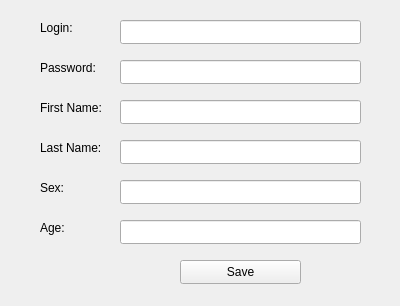
<?xml version="1.0" encoding="UTF-8"?>
<ui version="4.0">
 <class>Registration</class>
 <widget class="QWidget" name="Registration">
  <property name="geometry">
   <rect>
    <x>0</x>
    <y>0</y>
    <width>400</width>
    <height>306</height>
   </rect>
  </property>
  <property name="windowTitle">
   <string>Form</string>
  </property>
  <widget class="QLabel" name="labelLogin">
   <property name="geometry">
    <rect>
     <x>40</x>
     <y>20</y>
     <width>59</width>
     <height>16</height>
    </rect>
   </property>
   <property name="text">
    <string>Login:</string>
   </property>
  </widget>
  <widget class="QLineEdit" name="lineEditLogin">
   <property name="geometry">
    <rect>
     <x>120</x>
     <y>20</y>
     <width>241</width>
     <height>24</height>
    </rect>
   </property>
  </widget>
  <widget class="QLineEdit" name="lineEditPassword">
   <property name="geometry">
    <rect>
     <x>120</x>
     <y>60</y>
     <width>241</width>
     <height>24</height>
    </rect>
   </property>
   <property name="text">
    <string/>
   </property>
  </widget>
  <widget class="QLabel" name="labelPassword">
   <property name="geometry">
    <rect>
     <x>40</x>
     <y>60</y>
     <width>71</width>
     <height>16</height>
    </rect>
   </property>
   <property name="text">
    <string>Password:</string>
   </property>
  </widget>
  <widget class="QLineEdit" name="lineEditFirstName">
   <property name="geometry">
    <rect>
     <x>120</x>
     <y>100</y>
     <width>241</width>
     <height>24</height>
    </rect>
   </property>
  </widget>
  <widget class="QLineEdit" name="lineEditLastName">
   <property name="geometry">
    <rect>
     <x>120</x>
     <y>140</y>
     <width>241</width>
     <height>24</height>
    </rect>
   </property>
   <property name="text">
    <string/>
   </property>
  </widget>
  <widget class="QLabel" name="labelLastName">
   <property name="geometry">
    <rect>
     <x>40</x>
     <y>140</y>
     <width>81</width>
     <height>16</height>
    </rect>
   </property>
   <property name="text">
    <string>Last Name:</string>
   </property>
  </widget>
  <widget class="QLabel" name="labelFirstName">
   <property name="geometry">
    <rect>
     <x>40</x>
     <y>100</y>
     <width>81</width>
     <height>16</height>
    </rect>
   </property>
   <property name="text">
    <string>First Name:</string>
   </property>
  </widget>
  <widget class="QLabel" name="labelSex">
   <property name="geometry">
    <rect>
     <x>40</x>
     <y>180</y>
     <width>59</width>
     <height>16</height>
    </rect>
   </property>
   <property name="text">
    <string>Sex:</string>
   </property>
  </widget>
  <widget class="QLineEdit" name="lineEditSex">
   <property name="geometry">
    <rect>
     <x>120</x>
     <y>180</y>
     <width>241</width>
     <height>24</height>
    </rect>
   </property>
  </widget>
  <widget class="QLineEdit" name="lineEditAge">
   <property name="geometry">
    <rect>
     <x>120</x>
     <y>220</y>
     <width>241</width>
     <height>24</height>
    </rect>
   </property>
  </widget>
  <widget class="QLabel" name="labelAge">
   <property name="geometry">
    <rect>
     <x>40</x>
     <y>220</y>
     <width>59</width>
     <height>16</height>
    </rect>
   </property>
   <property name="text">
    <string>Age:</string>
   </property>
  </widget>
  <widget class="QPushButton" name="pushButtonSave">
   <property name="geometry">
    <rect>
     <x>180</x>
     <y>260</y>
     <width>121</width>
     <height>24</height>
    </rect>
   </property>
   <property name="text">
    <string>Save</string>
   </property>
  </widget>
 </widget>
 <resources/>
 <connections/>
</ui>
